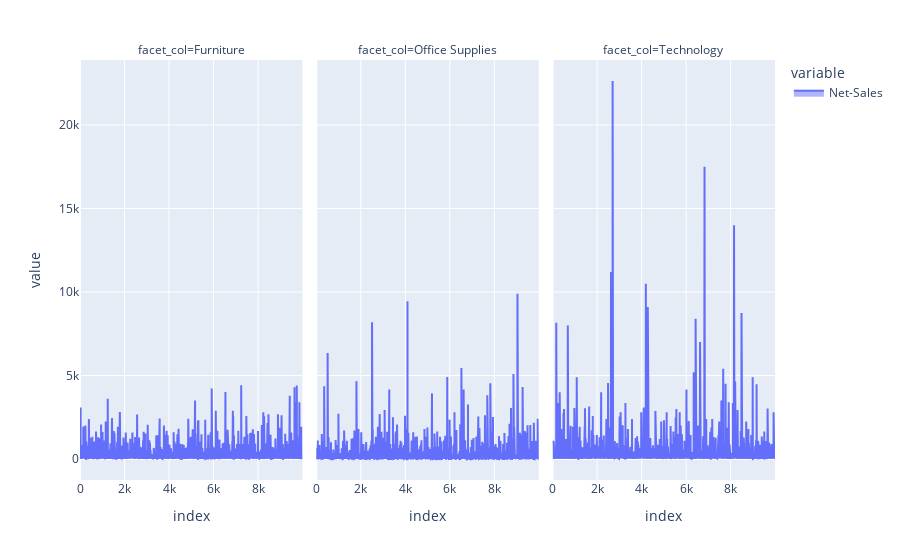

Notebook source saved alongside this figure:
### Markdown cell above
From the above vertival Bar chart we can see that Copiers bring in the most Profit while items like Bookcase, Tables, and Supplies bring in the least amount of profit.

- Market Basket Analysis/ Association: To increase Profits from the above techniques such as pairing and bundeling can be used to match items that go toegther to increase consumer purchases. Ex Tables and Chairs, or Storage and Book Cases.



The below graph that displays Net-Sales by Category displays similair data there are more sales, Profits with the Tech items

### Code cell
#Net Sales by Item Category 
fig_h = px.area(Data["Net-Sales"], facet_col=Data["Category"])
fig_h.show()

### Figure 1 — Plotly figure (JSON) as saved in the notebook; plotly's stock layout.template omitted (floating-point values rounded to 4 significant figures; data arrays with more than 128 entries replaced by an {"elided": "..."} marker saying what was removed)
{"data": [{"hovertemplate": "variable=Net-Sales<br>facet_col=Furniture<br>index=%{x}<br>value=%{y}<extra></extra>", "legendgroup": "Net-Sales", "line": {"color": "#636efa"}, "mode": "lines", "name": "Net-Sales", "orientation": "v", "showlegend": true, "stackgroup": "1", "type": "scatter", "x": {"elided": "2121 int values"}, "xaxis": "x", "y": {"elided": "2121 float values"}, "yaxis": "y"}, {"hovertemplate": "variable=Net-Sales<br>facet_col=Office Supplies<br>index=%{x}<br>value=%{y}<extra></extra>", "legendgroup": "Net-Sales", "line": {"color": "#636efa"}, "mode": "lines", "name": "Net-Sales", "orientation": "v", "showlegend": false, "stackgroup": "1", "type": "scatter", "x": {"elided": "6026 int values"}, "xaxis": "x2", "y": {"elided": "6026 float values"}, "yaxis": "y2"}, {"hovertemplate": "variable=Net-Sales<br>facet_col=Technology<br>index=%{x}<br>value=%{y}<extra></extra>", "legendgroup": "Net-Sales", "line": {"color": "#636efa"}, "mode": "lines", "name": "Net-Sales", "orientation": "v", "showlegend": false, "stackgroup": "1", "type": "scatter", "x": {"elided": "1847 int values"}, "xaxis": "x3", "y": {"elided": "1847 float values"}, "yaxis": "y3"}], "layout": {"annotations": [{"font": {}, "showarrow": false, "text": "facet_col=Furniture", "x": 0.16, "xanchor": "center", "xref": "paper", "y": 1, "yanchor": "bottom", "yref": "paper"}, {"font": {}, "showarrow": false, "text": "facet_col=Office Supplies", "x": 0.5, "xanchor": "center", "xref": "paper", "y": 1, "yanchor": "bottom", "yref": "paper"}, {"font": {}, "showarrow": false, "text": "facet_col=Technology", "x": 0.84, "xanchor": "center", "xref": "paper", "y": 1, "yanchor": "bottom", "yref": "paper"}], "legend": {"title": {"text": "variable"}, "tracegroupgap": 0}, "margin": {"t": 60}, "xaxis": {"anchor": "y", "domain": [0, 0.32], "title": {"text": "index"}}, "xaxis2": {"anchor": "y2", "domain": [0.34, 0.66], "matches": "x", "title": {"text": "index"}}, "xaxis3": {"anchor": "y3", "domain": [0.68, 1.0], "matches": "x", "title": {"text": "index"}}, "yaxis": {"anchor": "x", "domain": [0, 1], "title": {"text": "value"}}, "yaxis2": {"anchor": "x2", "domain": [0, 1], "matches": "y", "showticklabels": false}, "yaxis3": {"anchor": "x3", "domain": [0, 1], "matches": "y", "showticklabels": false}}}
